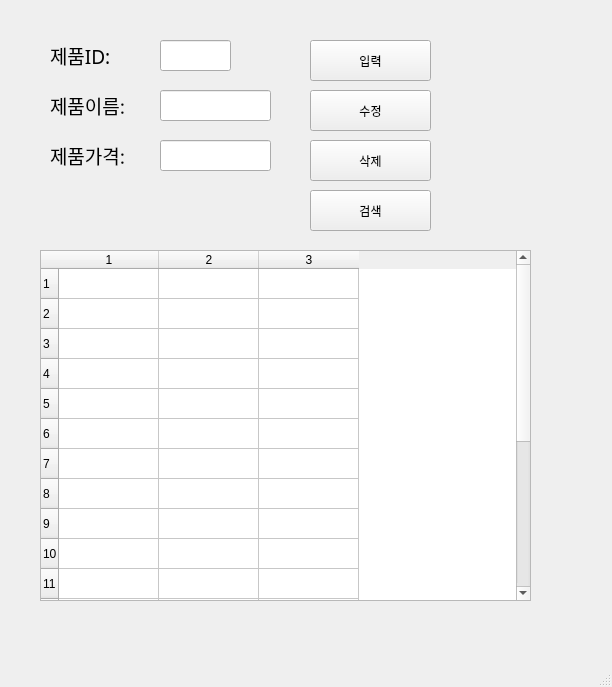
<?xml version="1.0" encoding="UTF-8"?>
<ui version="4.0">
 <class>MainWindow</class>
 <widget class="QMainWindow" name="MainWindow">
  <property name="geometry">
   <rect>
    <x>0</x>
    <y>0</y>
    <width>612</width>
    <height>687</height>
   </rect>
  </property>
  <property name="windowTitle">
   <string>MainWindow</string>
  </property>
  <widget class="QWidget" name="centralwidget">
   <widget class="QLabel" name="label">
    <property name="geometry">
     <rect>
      <x>50</x>
      <y>40</y>
      <width>91</width>
      <height>31</height>
     </rect>
    </property>
    <property name="font">
     <font>
      <family>맑은 고딕</family>
      <pointsize>14</pointsize>
     </font>
    </property>
    <property name="text">
     <string>제품ID:</string>
    </property>
   </widget>
   <widget class="QLabel" name="label_2">
    <property name="geometry">
     <rect>
      <x>50</x>
      <y>90</y>
      <width>101</width>
      <height>31</height>
     </rect>
    </property>
    <property name="font">
     <font>
      <family>맑은 고딕</family>
      <pointsize>14</pointsize>
     </font>
    </property>
    <property name="text">
     <string>제품이름:</string>
    </property>
   </widget>
   <widget class="QLabel" name="label_3">
    <property name="geometry">
     <rect>
      <x>50</x>
      <y>140</y>
      <width>101</width>
      <height>31</height>
     </rect>
    </property>
    <property name="font">
     <font>
      <family>맑은 고딕</family>
      <pointsize>14</pointsize>
     </font>
    </property>
    <property name="text">
     <string>제품가격:</string>
    </property>
   </widget>
   <widget class="QLineEdit" name="prodID">
    <property name="geometry">
     <rect>
      <x>160</x>
      <y>40</y>
      <width>71</width>
      <height>31</height>
     </rect>
    </property>
   </widget>
   <widget class="QLineEdit" name="prodName">
    <property name="geometry">
     <rect>
      <x>160</x>
      <y>90</y>
      <width>111</width>
      <height>31</height>
     </rect>
    </property>
   </widget>
   <widget class="QLineEdit" name="prodPrice">
    <property name="geometry">
     <rect>
      <x>160</x>
      <y>140</y>
      <width>111</width>
      <height>31</height>
     </rect>
    </property>
   </widget>
   <widget class="QPushButton" name="pushButton">
    <property name="geometry">
     <rect>
      <x>310</x>
      <y>40</y>
      <width>121</width>
      <height>41</height>
     </rect>
    </property>
    <property name="text">
     <string>입력</string>
    </property>
   </widget>
   <widget class="QPushButton" name="pushButton_2">
    <property name="geometry">
     <rect>
      <x>310</x>
      <y>90</y>
      <width>121</width>
      <height>41</height>
     </rect>
    </property>
    <property name="text">
     <string>수정</string>
    </property>
   </widget>
   <widget class="QPushButton" name="pushButton_3">
    <property name="geometry">
     <rect>
      <x>310</x>
      <y>140</y>
      <width>121</width>
      <height>41</height>
     </rect>
    </property>
    <property name="text">
     <string>삭제</string>
    </property>
   </widget>
   <widget class="QPushButton" name="pushButton_4">
    <property name="geometry">
     <rect>
      <x>310</x>
      <y>190</y>
      <width>121</width>
      <height>41</height>
     </rect>
    </property>
    <property name="text">
     <string>검색</string>
    </property>
   </widget>
   <widget class="QTableWidget" name="tableWidget">
    <property name="geometry">
     <rect>
      <x>40</x>
      <y>250</y>
      <width>491</width>
      <height>351</height>
     </rect>
    </property>
    <property name="rowCount">
     <number>20</number>
    </property>
    <property name="columnCount">
     <number>3</number>
    </property>
    <row/>
    <row/>
    <row/>
    <row/>
    <row/>
    <row/>
    <row/>
    <row/>
    <row/>
    <row/>
    <row/>
    <row/>
    <row/>
    <row/>
    <row/>
    <row/>
    <row/>
    <row/>
    <row/>
    <row/>
    <column/>
    <column/>
    <column/>
   </widget>
  </widget>
  <widget class="QMenuBar" name="menubar">
   <property name="geometry">
    <rect>
     <x>0</x>
     <y>0</y>
     <width>612</width>
     <height>26</height>
    </rect>
   </property>
  </widget>
  <widget class="QStatusBar" name="statusbar"/>
 </widget>
 <resources/>
 <connections>
  <connection>
   <sender>pushButton</sender>
   <signal>clicked()</signal>
   <receiver>MainWindow</receiver>
   <slot>addProduct()</slot>
   <hints>
    <hint type="sourcelabel">
     <x>372</x>
     <y>89</y>
    </hint>
    <hint type="destinationlabel">
     <x>457</x>
     <y>134</y>
    </hint>
   </hints>
  </connection>
  <connection>
   <sender>pushButton_2</sender>
   <signal>clicked()</signal>
   <receiver>MainWindow</receiver>
   <slot>updateProduct()</slot>
   <hints>
    <hint type="sourcelabel">
     <x>379</x>
     <y>144</y>
    </hint>
    <hint type="destinationlabel">
     <x>491</x>
     <y>185</y>
    </hint>
   </hints>
  </connection>
  <connection>
   <sender>pushButton_4</sender>
   <signal>clicked()</signal>
   <receiver>MainWindow</receiver>
   <slot>getProduct()</slot>
   <hints>
    <hint type="sourcelabel">
     <x>375</x>
     <y>246</y>
    </hint>
    <hint type="destinationlabel">
     <x>483</x>
     <y>274</y>
    </hint>
   </hints>
  </connection>
  <connection>
   <sender>pushButton_3</sender>
   <signal>clicked()</signal>
   <receiver>MainWindow</receiver>
   <slot>removeProduct()</slot>
   <hints>
    <hint type="sourcelabel">
     <x>413</x>
     <y>192</y>
    </hint>
    <hint type="destinationlabel">
     <x>480</x>
     <y>229</y>
    </hint>
   </hints>
  </connection>
 </connections>
 <slots>
  <slot>addProduct()</slot>
  <slot>removeProduct()</slot>
  <slot>updateProduct()</slot>
  <slot>getProduct()</slot>
 </slots>
</ui>
